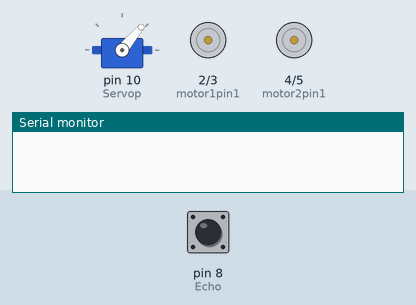
Bench run of a sketch on a simulated Arduino Uno, built with avr-gcc and run on an emulated ATmega328P. Shown: servo, motor-driver pin pairs drawn as motors (green arrow = first pin HIGH = forward, orange = second pin HIGH = backward, longer = more drive), the last lines printed to the serial monitor. The inputs (shaded band) are chosen by the test bench; at power-on: pin 8 (Echo) LOW.

Above: at 2.0 s.
2.1 s: pin 8 (Echo) pulsed HIGH 5 times (0.12 s each, 0.3 s apart)
At 3.3 s:
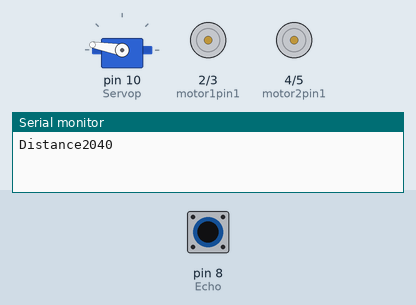
At 4.2 s:
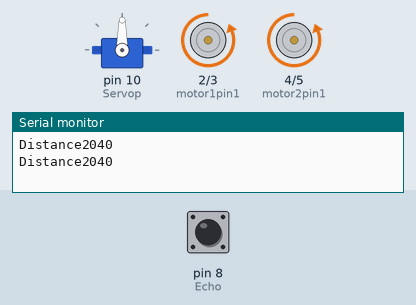
Timing chart, 0 to 5.7 s (numbered marks = the images above; inputs shaded):
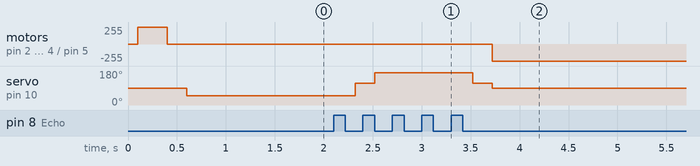

The sketch:

FINAL_2-Wheel_Rover.ino
```cpp
#include <Servo.h>
//
const int Servop = 10;
Servo myservo;
const int Trig = 9;
const int Echo = 8;
long Duration;
int Distance;
int DistRight = 0;
int DistLeft = 0;

int motor1pin1 = 2;
int motor1pin2 = 3;
int motor2pin1 = 4;
int motor2pin2 = 5;

void setup() {
  // put your setup code here, to run once:
  pinMode(motor1pin1, OUTPUT);
  pinMode(motor1pin2, OUTPUT);
  pinMode(motor2pin1, OUTPUT);
  pinMode(motor2pin2, OUTPUT);

  pinMode(9, OUTPUT);
  pinMode(10, OUTPUT);

  myservo.attach(Servop);
  pinMode(Trig, OUTPUT);
  pinMode(Echo, INPUT);
  Serial.begin(9600);
}

void forwards(){
  //Controlling speed (0 = off and 255 = max speed):
  digitalWrite(motor1pin1, LOW);
  digitalWrite(motor1pin2, HIGH);

  digitalWrite(motor2pin1, LOW);
  digitalWrite(motor2pin2, HIGH);
}

void backwards(){
  //Controlling speed (0 = off and 255 = max speed):
  digitalWrite(motor1pin1, HIGH);
  digitalWrite(motor1pin2, LOW);

  digitalWrite(motor2pin1, HIGH);
  digitalWrite(motor2pin2, LOW);
}

void stop(){
  digitalWrite(motor1pin1, LOW);
  digitalWrite(motor1pin2, LOW);

  digitalWrite(motor2pin1, LOW);
  digitalWrite(motor2pin2, LOW);
}

void turnRight(){
  digitalWrite(motor1pin1, HIGH);
  digitalWrite(motor1pin2, LOW);

  digitalWrite(motor2pin1, LOW);
  digitalWrite(motor2pin2, LOW);
}

void turnLeft(){
  digitalWrite(motor1pin1, LOW);
  digitalWrite(motor1pin2, LOW);

  digitalWrite(motor2pin1, HIGH);
  digitalWrite(motor2pin2, LOW);
}


void measure_distance(){
  digitalWrite(Trig, LOW);
  delay(20);
  digitalWrite(Trig, HIGH);
  delay(100);
  digitalWrite(Trig, LOW);
  Duration = pulseIn(Echo, HIGH);   //measures time to make ECHO high
  Distance = Duration * 0.034 / 2;  // Formula to find it twice / 2 - velocity of sound
  Serial.print("Distance");
  Serial.println(Distance);
}

int lookRight()
{
    myservo.write(50);
    delay(500);
    measure_distance();
    DistRight = Distance;
    delay(100);
    myservo.write(115);
    return Distance;
}

int lookLeft()
{
    myservo.write(170);
    delay(500);
    measure_distance();
    DistLeft = Distance;
    delay(100);
    myservo.write(115);
    return Distance;
    delay(100);
}

void loop() {
  myservo.write(90);
  if (Distance <= 35){
    stop();
    delay(100);
    backwards();
    delay(300);
    stop();
    delay(200);
    lookRight();
    delay(200);
    lookLeft();
    delay(200);

    if (DistRight >= DistLeft){
      turnRight();
      stop();
    } else{
      turnLeft();
      stop();
    }
  }else{
    forwards();
  }
}
```
